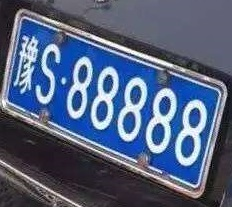
#> input picture assets/car3_plat.jpg, 232 x 208 px
$ python img_perspective.py
#> lines starting #> are read from the running program, lines starting #| are printed output that depends on the picture
""""
透视变换是仿射变换的推广，它能够处理近大远小的3D透视效果，而仿射变换做不到这一点。

透视变换有8个参数，为什么有8个参数？
3×3矩阵有9个元素，但可以整体缩放（齐次坐标特性），所以只有8个自由度
需要4个点（每个点提供2个方程）来确定变换
"""
import cv2 as cv
from pathlib import Path
import numpy as np
import matplotlib.pyplot as plt


plt.rcParams['font.sans-serif'] = ['PingFang HK']  # mac常用中文字体
plt.rcParams['axes.unicode_minus'] = False         # 解决负号显示问题

# [37 lines of commented-out code are left out]


img = cv.imread(Path(__file__).parent.parent.parent.parent / "assets/car3_plat.jpg")
#> img is the input picture: shape (208, 232, 3); mean B, G, R 126, 97.7, 83.7
h, w, _ = img.shape
#> h = 208; w = 232
print(f"图像大小, 高度={h}, 宽度={w}")
#| 图像大小, 高度=208, 宽度=232

# 普通旋转逻辑：需要给定旋转中心 + 角度 + 缩放大小
# angle：正数表示逆时针旋转
M = cv.getRotationMatrix2D(center=(0, 0), angle=20, scale=1)
dst1 = cv.warpAffine(img, M, (w + 30, w // 2), borderValue=[0, 0, 0])
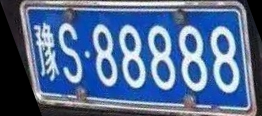
#> dst1: shape (116, 262, 3); mean B, G, R 145.8, 107.5, 83.3
h, w, _ = dst1.shape
#> h = 116; w = 262

# 仿射变换：需要给定三个点在原始图像和新图像之间的坐标映射关系
pts1 = np.float32([[15, 0], [245, 0], [250, 115]])
pts2 = np.float32([[0, 0], [300, 0], [300, 115]])
# 构建对应的 M
M = cv.getAffineTransform(pts1, pts2)
print("仿射矩阵M：\n", M, sep="")
# 进行转换
dst2 = cv.warpAffine(dst1, M, (300, h))
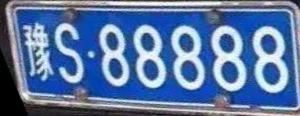
#> dst2: shape (116, 300, 3); mean B, G, R 161.9, 118.7, 91

# 透视变换：基于四个点在原始图像和新图像中的映射关系进行转换
pts1 = np.float32([[15, 0], [245, 0], [250, 115], [34, 100]])
pts2 = np.float32([[0, 0], [300, 0], [300, 115], [0, 115]])  # 业务给定
# 构建对应的 M
M = cv.getPerspectiveTransform(pts1, pts2)
print("\n透视矩阵M：\n", M, sep="")
dst3 = cv.warpPerspective(dst1, M, (300, h))
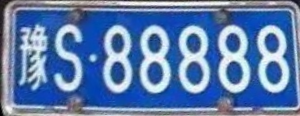
#> dst3: shape (116, 300, 3); mean B, G, R 172.9, 125.1, 94.2

# 可视化画图
plt.subplot(141)
plt.imshow(cv.cvtColor(img, cv.COLOR_BGR2RGB))
plt.title('Input')
plt.subplot(142)
plt.imshow(cv.cvtColor(dst1, cv.COLOR_BGR2RGB))  # 旋转图
plt.title('dst1')
plt.subplot(143)
plt.imshow(cv.cvtColor(dst2, cv.COLOR_BGR2RGB))  # 仿射图
plt.title('dst2')
plt.subplot(144)
plt.imshow(cv.cvtColor(dst3, cv.COLOR_BGR2RGB))  # 透视图
plt.title('dst3')
plt.show()
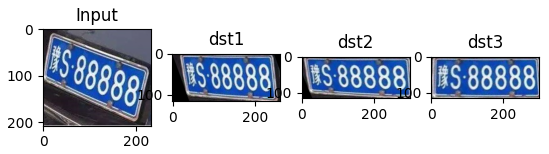
#> figure drawn by matplotlib, 4 panels

$ run again, with assets/car2_plat.jpg copied over assets/car3_plat.jpg
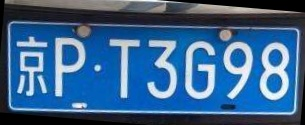
#> input picture assets/car2_plat.jpg, 305 x 125 px
#> img is the input picture: shape (125, 305, 3); mean B, G, R 139.6, 98.2, 57.2
#| 图像大小, 高度=125, 宽度=305
#> `dst3 = cv.warpPerspective(dst1, M, (300, h))`:
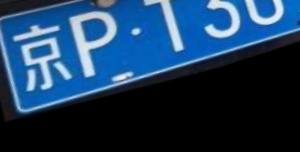
#> dst3: shape (152, 300, 3); mean B, G, R 89.5, 58.9, 28.4
#> `plt.show()`:
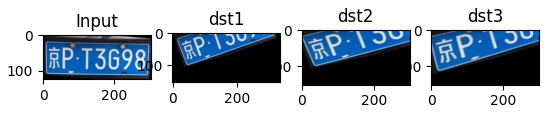
#> figure drawn by matplotlib, 4 panels
